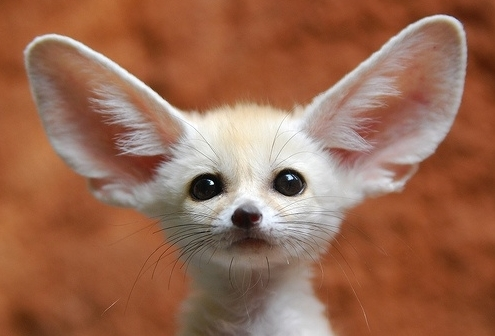
//> input picture OSP2020/lec03/input.jpg, 495 x 336 px
$ ./hist_matching_YUV   (built with g++ and OpenCV 4)
//> lines starting //> are read from the running program, lines starting //| are printed output that depends on the picture
#include "hist_func.h"
#pragma warning(disable:4996)

using namespace std;

void hist_matching_color(Mat &input, Mat &ref, Mat &matched, G *trans_func);

int main(){
    // Get input and ref images
    Mat input = imread("input.jpg", CV_LOAD_IMAGE_COLOR);
//> input is the input picture: 336 rows x 495 cols, CV_8UC3; mean B, G, R 81.4, 105.2, 153.6
    Mat ref = imread("ref_color.jpg", CV_LOAD_IMAGE_COLOR);
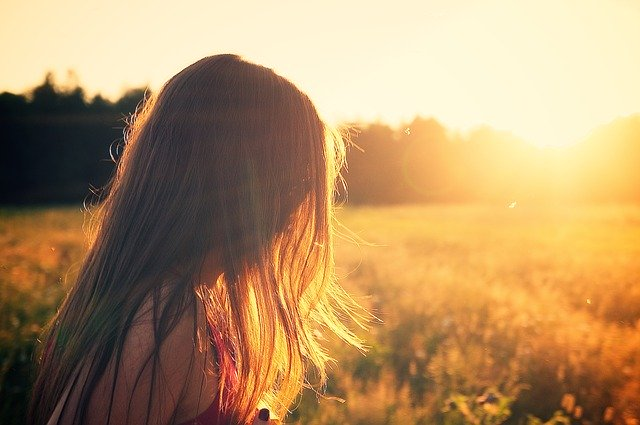
//> input picture OSP2020/lec03/ref_color.jpg, 640 x 425 px
//> ref is the input picture: 425 rows x 640 cols, CV_8UC3; mean B, G, R 101.9, 144.3, 178

    // Make output image
    Mat matched_YUV;
    cvtColor(input, matched_YUV, CV_RGB2YUV);
//> matched_YUV: 336 rows x 495 cols, CV_8UC3; mean of channels 0, 1, 2 103.6, 152.5, 108.5

    // split each channel(Y, U, V) of matched image
    Mat channels_matched[3];
    split(matched_YUV, channels_matched);
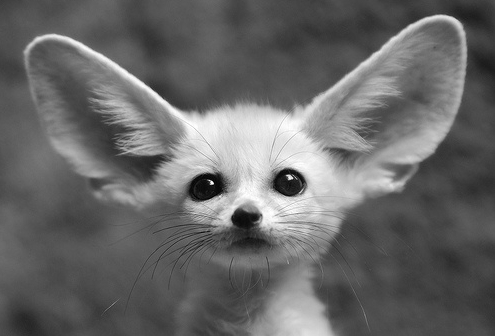
//> channels_matched[0]: 336 rows x 495 cols, CV_8UC1; min 0, max 255, mean 103.6
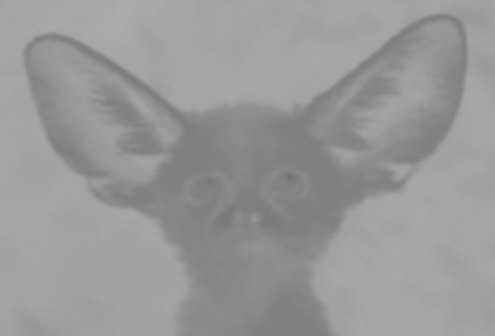
//> channels_matched[1]: 336 rows x 495 cols, CV_8UC1; min 113, max 171, mean 152.5
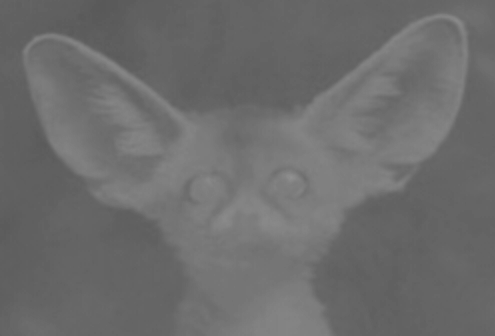
//> channels_matched[2]: 336 rows x 495 cols, CV_8UC1; min 89, max 145, mean 108.5
    Mat Y_matched = channels_matched[0];   // U = channels[1], V = channels[2]

    // split each channel(Y, U, V) of ref image
    Mat channels_ref[3];
    split(ref, channels_ref);
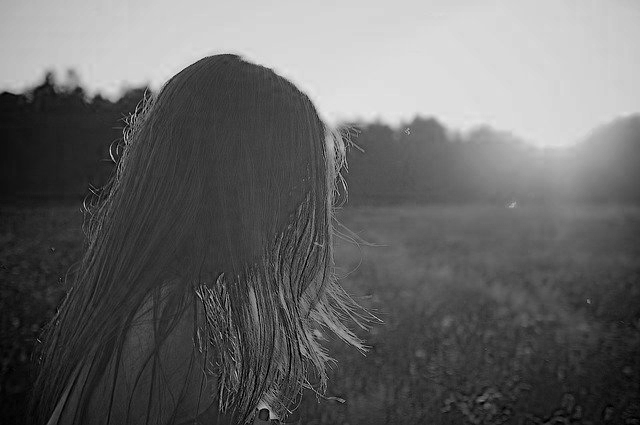
//> channels_ref[0]: 425 rows x 640 cols, CV_8UC1; min 0, max 232, mean 101.9
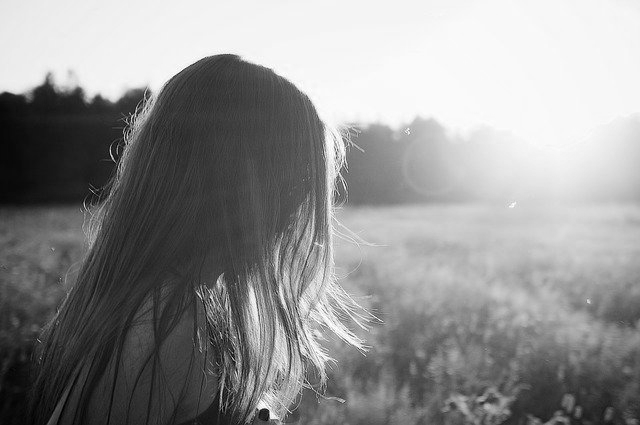
//> channels_ref[1]: 425 rows x 640 cols, CV_8UC1; min 0, max 255, mean 144.3
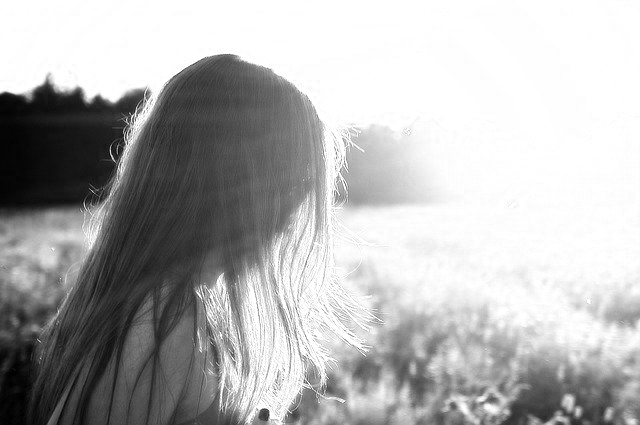
//> channels_ref[2]: 425 rows x 640 cols, CV_8UC1; min 0, max 255, mean 178
    Mat Y_ref = channels_ref[0];

    // PDF or transfer function txt files
    FILE *f_matched_PDF_YUV, *f_PDF_RGB;
    FILE *f_trans_func_matching_YUV;

//> (the run ends here: the program needs code that is not available in this run, at `float **PDF_RGB = cal_PDF_RGB(input);`)
